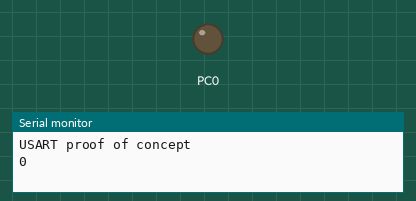
A program run on a simulated ATmega32, built with avr-gcc and emulated at 16 MHz. Shown: output pins drawn as LEDs (lit = HIGH), the last lines printed to the serial monitor.

Above: at 0.5 s.
At 3.5 s:
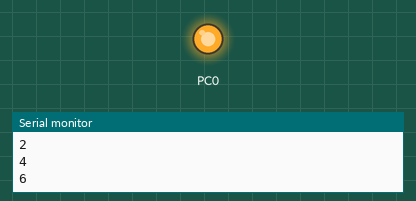
Timing chart, 0 to 4.6 s (numbered marks = the images above):
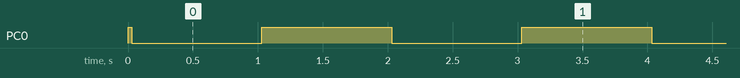

The program:

main.c
```c
// Own include
#include <BasicVariables.h>
#include <USART.h>

// System include
#include <avr/io.h>
#include <util/delay.h>
#include <stdio.h>

char string[] = "\rUSART proof of concept\n\r\n";
char numberStr[10];
uint16_t number;

int main(int argc, char** argv) {
    DDRC |= (1 << PINC0);
    PORTC |= (1 << PINC0);

    USART_init();

    number = 0;
    USART_putString(string);

    while(1) {
        sprintf(numberStr, "%d\n\r", number);
        USART_putString(numberStr);
        number+=2;
        if(bit_is_clear(PORTC, 0)) {
            PORTC |= (1 << PINC0);
        }
        else {
            PORTC &= ~(1 << PINC0);
        }
        _delay_ms(1000);
    }
    return 0;
}
```

BasicVariables.h
```c
#ifndef __BASIC_VARIABLES__
#define __BASIC_VARIABLES__

#define F_CPU 16000000UL // 16 Mhz clock speed

#ifndef __AVR_ATmega32A__
    #define __AVR_ATmega32A__
#endif

#endif
```

USART.c
```c
// Own headers
#include <BasicVariables.h>
#include <USART.h>

// System headers
#include <avr/io.h>

void USART_init(void) {
    UBRRH = (uint8_t)(BAUD_PRESCALLER>>8);
    UBRRL = (uint8_t)(BAUD_PRESCALLER);

    UCSRB = (1<<RXEN)|(1<<TXEN); // Enable read and write
    UCSRC = (1<<UCSZ0)|(1<<UCSZ1)|(1<<URSEL); //
}

unsigned char USART_receive(void) {
    while(!(UCSRA & (1<<RXC)));
    return UDR;
}

void USART_send(unsigned char data) {
    while(!(UCSRA & (1 << UDRE)));
    UDR = data;
}

void USART_putString(char* stringPtr) {
    while(*stringPtr != 0x00) {
        USART_send(*stringPtr);
        stringPtr++;
    }
}
```

USART.h
```c
#ifndef __USART__
#define __USART__

#define BAUDRATE 9600
#define BAUD_PRESCALLER ((F_CPU/(BAUDRATE * 16UL)) - 1)

// Initialize USART
void USART_init(void);

// READ Byte form USART
unsigned char USART_receive(void);

// Send Byte over USART
void USART_send(unsigned char data);

// Send string over USART
void USART_putString(char* stringPtr);
#endif
```

Measured:
- by itself, PC0: repeats every 2.0 s: LOW 1.0 s, HIGH 1.0 s
